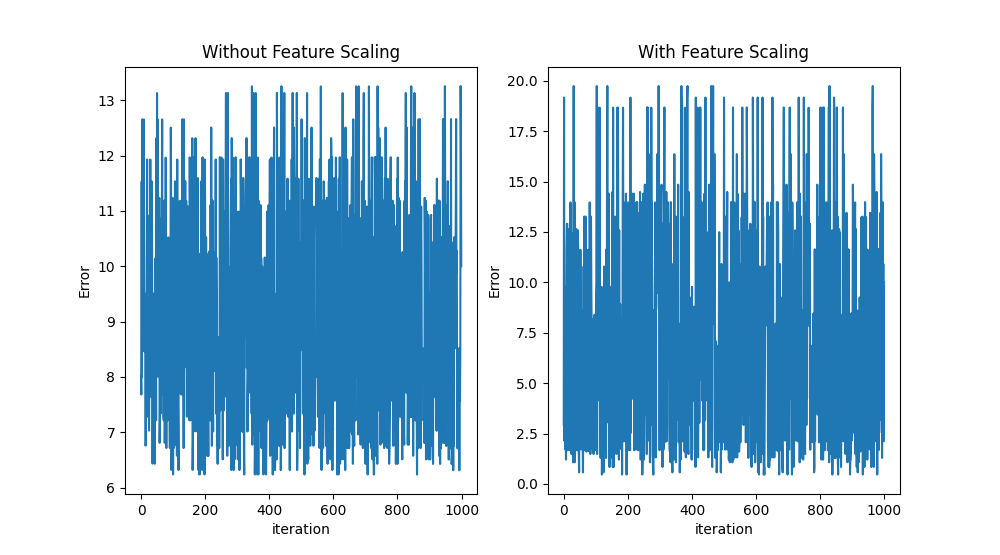

Generate this figure with Python:
import random as rd
import numpy
import matplotlib.pyplot as plt
import pandas
from math import sqrt

def expected_value(features_matrix, final_mat):
	exp_value = numpy.dot(features_matrix, final_mat)
	exp_value = 1/(1 + numpy.exp(-exp_value))
	return exp_value

def feature_derivative(errors, feature):
	derivative = numpy.sum(errors*feature)
	return derivative


def stochasticGDA(features_matrix, output, alpha, epsilon, max_iter, initial_weights):
	converge = False
	weights = initial_weights
	m = features_matrix.shape[0]
	itr = 0

	J = (abs(expected_value(features_matrix, weights) - output)).sum()
	arr = []
	while not converge:
		k = rd.randint(0, (m-1))
		prediction = expected_value(features_matrix[k], weights)
		errors = prediction - output[k]

		grad = numpy.zeros(len(weights))

		for i in range(len(weights)):
			derivative = feature_derivative(errors, features_matrix[k, i])
			grad[i] = (1.0/m)*derivative

		temp = numpy.zeros(len(weights))

		for i in range(len(weights)):
			temp[i] = weights[i] - alpha*grad[i]

		for i in range(len(weights)):
			weights[i] = temp[i]

		e = (abs(expected_value(features_matrix[k], weights) - output[k])).sum()
		arr.append(e)
		if abs(J-e) <= epsilon:
			print("Converged, iteration :", itr)
			converge = True

		J = e
		itr += 1
		#print(J)

		if itr == max_iter:
			print("Max limit exceeded !")
			converge = True
	vec = numpy.array(arr)
	return(weights, vec)

def get_np_data(data_frame, features, output):
	data_frame['constant'] = 1 #adding a constant column
	features = ['constant'] + features #adding constant feature
	#selecting the columns related to features
	df_features = data_frame[features]
	#converting it to numpy matrix
	features_matrix = df_features.to_numpy()
	#now the output
	out = data_frame[output]
	out_arr = out.to_numpy()
	return (features_matrix, out_arr)


def scaling(features_matrix):
	m = features_matrix.shape[0]
	for i in range(len(features_matrix[0])) :
		if i == 0:
			continue
		feature = features_matrix[:, i]
		avg = feature.mean()
		vari = sqrt((1/m)*((feature - avg)**2).sum())
		features_matrix[:, i] = (feature - avg)/vari

	return features_matrix


df = pandas.read_csv("Academic_data.csv")
train, test = df[:round(len(df)*0.7)], df[round(len(df)*0.7):]
figure, axis = plt.subplots(1, 2)

#modeling data
features_matrix, output = get_np_data(train, ['score1', 'score2'], 'label')
test_features, test_output = get_np_data(test, ['score1', 'score2'], 'label')

alpha = 6e-7
epsilon = 4e-12
max_iter = 2e6

# predictor
print("Stochastic ! Hence results may vary")
initial_weights = numpy.zeros(len(features_matrix[0]))
weights, vec = stochasticGDA(features_matrix, output, alpha, epsilon, max_iter, initial_weights)
print("weights :", weights)

#prediction on testing data

exp_output = expected_value(test_features, weights)
err = abs(exp_output - test_output)
correct = len(err[err <= 0.5])
acc = correct*100/len(err)
print("Test accuracy :", round(acc, 2),"%")

axis[0].plot(range(1000), (vec[len(vec)-1000:]/vec[len(vec)-1])*10, '-')
axis[0].set_title("Without Feature Scaling")
axis[0].set_xlabel('iteration')
axis[0].set_ylabel('Error')

#after scaling
print("----------------------------------------------------------------------------")
print("After scaling")
features_matrix_sc = features_matrix
features_matrix_sc = scaling(features_matrix_sc)
initial_weights_sc = numpy.ones(len(features_matrix_sc[0]))
weights_sc, vec_sc = stochasticGDA(features_matrix_sc, output, alpha, epsilon, max_iter, initial_weights_sc)
print("weights :", weights_sc)

test_features_sc = test_features
test_features_sc = scaling(test_features_sc)

exp_output_sc = expected_value(test_features_sc, weights_sc)
err_sc = abs(exp_output_sc - test_output)
correct_sc = len(err_sc[err_sc <= 0.5])
acc_sc = correct_sc*100/len(err_sc)
print("Test accuracy :", round(acc_sc, 2),"%")

axis[1].plot(range(1000), (vec_sc[len(vec_sc)-1000:]/vec_sc[len(vec_sc)-1])*10, '-')
axis[1].set_title("With Feature Scaling")
axis[1].set_xlabel('iteration')
axis[1].set_ylabel('Error')

#plotting
figure.set_size_inches(10, 6)
plt.show()
